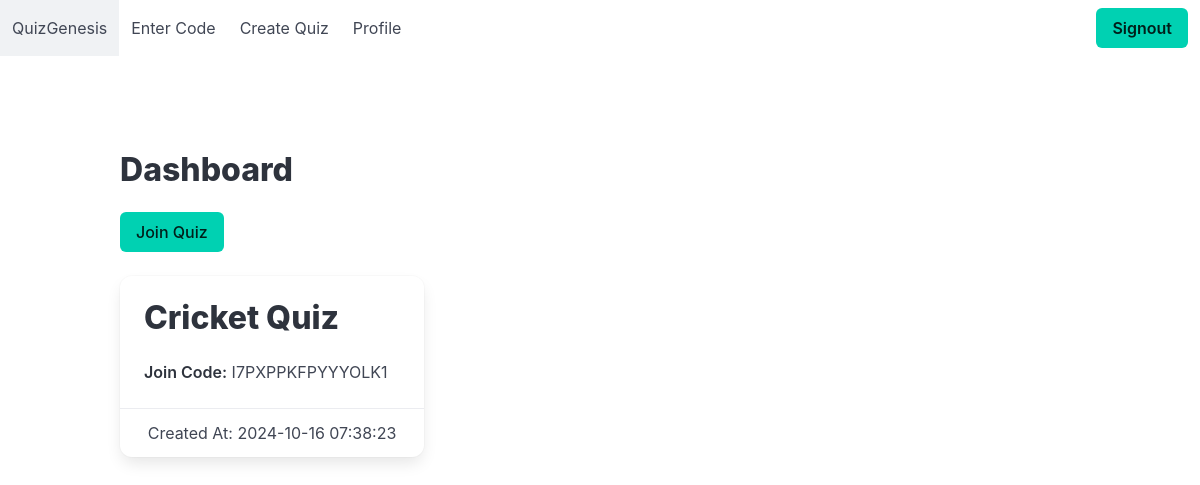
The app's page /quiz/ (signed in) with its own data.
### website/models.py (models this page shows)
class Quiz(db.Model):
  id = db.Column(db.Integer, primary_key=True, autoincrement=True)
  name = db.Column(db.String(255), nullable=False)
  join_code = db.Column(db.String(16), unique=True, nullable=False)
  creator_id = db.Column(db.Integer, db.ForeignKey('user.id'))
  created_at = db.Column(db.DateTime(timezone=True), default=func.now())

### website/quiz.py (the view)
@quiz.route('/')
@login_required
def index():
    quiz = Quiz.query.filter_by(creator_id=current_user.id).all()
    if quiz:
        print(quiz)
        print(current_user.id)
    return render_template('quiz/index.html', user=current_user, quizzes=quiz)

### website/__init__.py (called while the page is built)
def create_app():
    app = Flask(__name__)
    app.config['SECRET_KEY'] = os.getenv("SECRET_KEY") #Encrypts Cookies and Sessions
    app.config['SQLALCHEMY_DATABASE_URI'] = f'sqlite:///{os.getenv("DB_NAME")}'
    db.init_app(app)
    from .views import views
    from .auth import auth
    from .quiz import quiz
    app.register_blueprint(views, url_prefix='/')
    app.register_blueprint(auth, url_prefix='/')
    app.register_blueprint(quiz, url_prefix='/quiz')
    from .models import User, Quiz, Question, Result
    create_database(app)
    login_manager = LoginManager()
    login_manager.login_view = 'auth.login'
    login_manager.init_app(app)
    @login_manager.user_loader
    def load_user(id):
        return User.query.get(int(id))
    return app

### website/templates/quiz/index.html
{% extends 'layouts.html' %}
{% block main %}
<section class="section">
    <div class="container">
        <h1 class="title">Dashboard</h1>
        <a href="/quiz/join" class="button is-primary mb-5">Join Quiz</a>
        <div class="columns is-multiline">
            {% for quiz in quizzes %}
            <div class="column is-one-third">
                <div class="card">
                    <div class="card-content">
                        <p class="title">{{ quiz.name }}</p>
                        <p><strong>Join Code:</strong> {{ quiz.join_code }}</p>
                    </div>
                    <div class="card-footer">
                        <p class="card-footer-item">Created At: {{ quiz.created_at }}</p>
                    </div>
                </div>
            </div>
            {% endfor %}
        </div>
    </div>
</section>
{% endblock %}

### records on screen
Quiz: name "Cricket Quiz", join_code "I7PXPPKFPYYYOLK1", created_at "2024-10-16 07:38:23"
